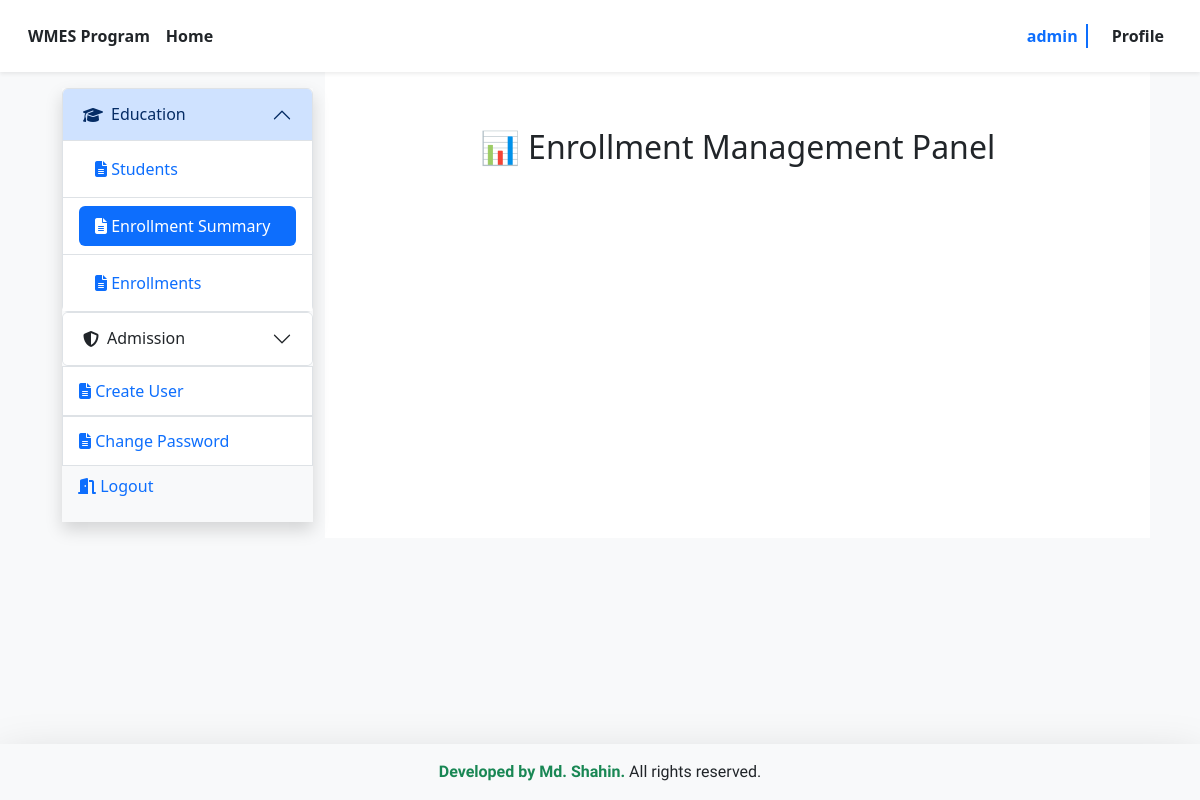
The app's page /edu/enrollment_summary/ (signed in), older data.
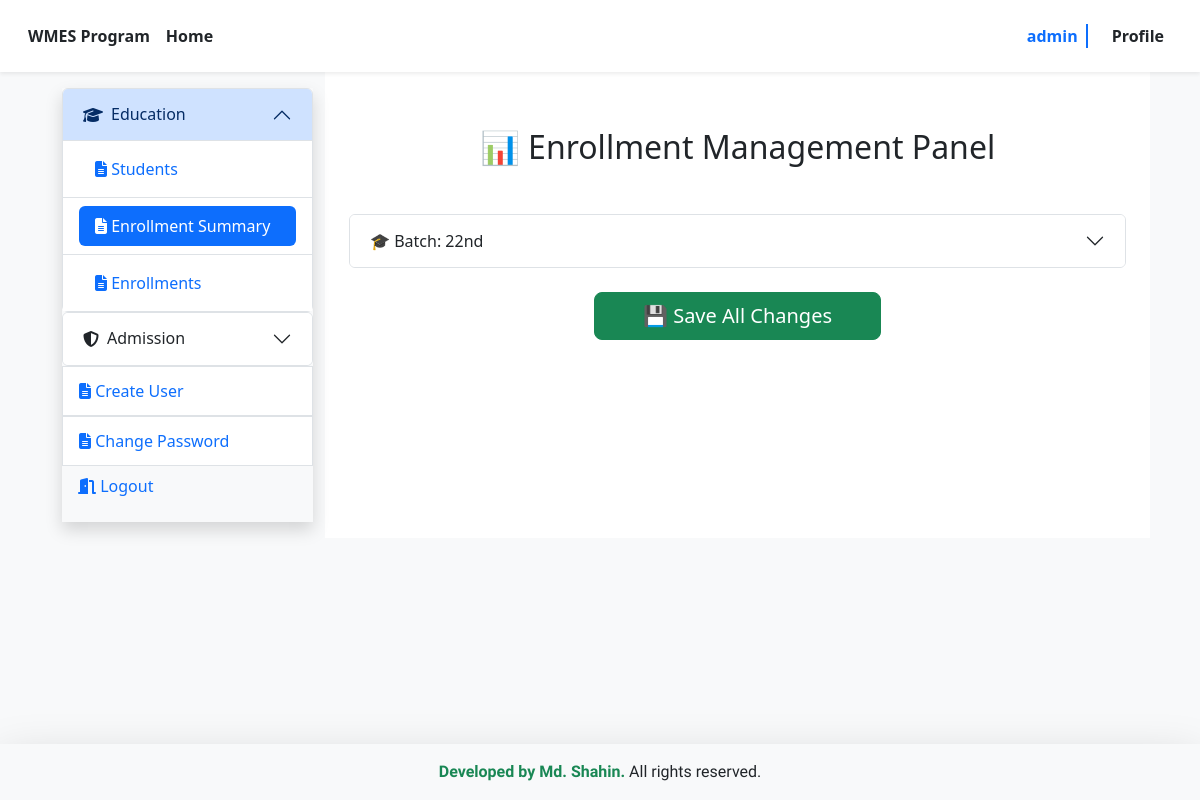
The same page, newer data.
### accounts/models.py (models this page shows, shortened)
class UserRegistration(AbstractBaseUser, PermissionsMixin):  # ✅ PermissionsMixin যোগ করা হয়েছে যাতে করে এডমিন প্যানেল থেকে গ্রুপ পারমিশন দিতে পারি।
    TEACHER = 'teacher'
    MANAGER = 'manager'
    STUDENT = 'student'
    ACCOUNTANT = 'accountant'
    APPLICANT = 'applicant'
    ROLE_CHOICES = [
        (TEACHER, 'Teacher'),
        (MANAGER, 'Manager'),
        (STUDENT, 'Student'),
        (ACCOUNTANT, 'Accountant'),
        (APPLICANT, 'Applicant'),
    ]
    role = models.CharField(max_length=40, choices=ROLE_CHOICES,)
    full_name = models.CharField(max_length=70, blank=False, null=False)
    username = models.CharField(max_length=10, blank=False, null=False, unique=True,)
    email = models.EmailField(unique=True, blank=False, null=False)
    mobile_number = models.CharField(max_length=15, unique=True, blank=False, null=False, default='mobile')
    intake = models.ForeignKey('admission.Intake', on_delete=models.SET_NULL, null=True, blank=True)
    roll_number = models.CharField(max_length=20, blank=True, null=True, unique=True)
    position_no = models.IntegerField(blank=True, null=True)
    is_email_verified = models.BooleanField(default=False)
    is_active = models.BooleanField(default=True)
    is_staff = models.BooleanField(default=False)
    is_superuser = models.BooleanField(default=False)
    created_at = models.DateTimeField(default=timezone.now)
    updated_at = models.DateTimeField(auto_now=True)
    USERNAME_FIELD = 'email'
    REQUIRED_FIELDS = ['username']
    objects = AccountManager()
    def __str__(self):
        return self.full_name

### education/models.py (models this page shows)
class Batch(models.Model):
    batch_name = models.CharField(max_length=50, unique=True, blank=False, null=False)
    intake = models.CharField(max_length=30, unique=True, blank=False, null=False,)
    position_no = models.IntegerField(blank=True, null=True)
    created = models.DateTimeField(auto_now_add=True)
    class Meta:
        ordering = ['position_no']
    def __str__(self):
        return self.batch_name

### education/views.py (the view)
# urls.py: path('enrollment_summary/', enrollment_summary, name='enrollment_summary'),
def enrollment_summary(request):
    if not hasattr(request.user, 'role') or request.user.role != UserRegistration.MANAGER:
        messages.warning(request, "⛔ You are not authorized to access this page.")
        return redirect('home')
    enrollments = Enrollment.objects.select_related('batch', 'semester', 'section', 'course') \
        .prefetch_related('students', 'teachers') \
        .order_by('batch__id', 'semester__id', 'section__id', 'course__position_no')
    grouped_data = {}
    for enrollment in enrollments:
        batch_id = enrollment.batch.id
        semester_id = enrollment.semester.id
        section_id = enrollment.section.id if enrollment.section else 'no_section'
        if batch_id not in grouped_data:
            grouped_data[batch_id] = {
                'batch': enrollment.batch,
                'semesters': {}
            }
        if semester_id not in grouped_data[batch_id]['semesters']:
            grouped_data[batch_id]['semesters'][semester_id] = {
                'semester': enrollment.semester,
                'sections': {}
            }
        if section_id not in grouped_data[batch_id]['semesters'][semester_id]['sections']:
            grouped_data[batch_id]['semesters'][semester_id]['sections'][section_id] = {
                'section': enrollment.section,
                'entries': []
            }
        grouped_data[batch_id]['semesters'][semester_id]['sections'][section_id]['entries'].append(enrollment)
    EnrollmentFormSet = modelformset_factory(Enrollment, form=EnrollmentEditForm, extra=0)
    if request.method == 'POST':
        formset = EnrollmentFormSet(request.POST, queryset=enrollments)
        if formset.is_valid():
            formset.save()
            messages.success(request, "✅ Enrollment data updated successfully.")
            return redirect('enrollment_summary')
        else:
            messages.error(request, "⚠️ কিছু তথ্য ডুপ্লিকেট বা ভুল রয়েছে। দয়া করে সঠিক করে আবার চেষ্টা করুন।")
    else:
        formset = EnrollmentFormSet(queryset=enrollments)
    context = {
        'grouped_data': grouped_data,
        'formset': formset,
    }
    return render(request, 'education/enrollment_summary.html', context)

### education/models.py (called while the page is built)
    def __str__(self):
        return self.semester_name

    def __str__(self):
        return f"Section {self.section_name}"

    def __str__(self):
        return self.course_code

### templates/education/enrollment_summary.html (shortened to what this page needs)
{% extends 'accounts/manager_dashboard.html' %}
{% block manager_dashboard %}
<div class="container my-5">
    <h2 class="text-center mb-5">📊 Enrollment Management Panel</h2>
    <form method="post" novalidate>
        <div class="accordion" id="enrollmentAccordion">
            {% for batch_key, batch_group in grouped_data.items %}
                <div class="accordion-item mb-3">
                    <h2 class="accordion-header" id="headingBatch{{ forloop.counter }}">
                        <button class="accordion-button collapsed" type="button" data-bs-toggle="collapse" data-bs-target="#collapseBatch{{ forloop.counter }}" aria-expanded="false">
                            🎓 Batch: {{ batch_group.batch.batch_name }}
                        </button>
                    </h2>
                </div>
            {% endfor %}
        </div>
        {% if grouped_data %}
        <div class="text-center mt-4">
            <button type="submit" class="btn btn-success btn-lg px-5">💾 Save All Changes</button>
        </div>
        {% endif %}
    </form>
</div>
{% endblock %}

### templates/accounts/manager_dashboard.html (shortened to what this page needs)
{% extends 'authorized_base.html' %}
{% load static %}
{% block content %}
<section class="container-fluid">
  <div class="row">
    <div class="col-12 col-sm-11 col-md-11 col-lg-12 col-xl-11 col-xxl-10 mx-auto">
      <div class="row">
                  <div class="col-10 col-sm-10 col-md-10 col-lg-3 col-xl-3 mx-auto my-3 my-sm-3 my-md-3 ">
<div class="d-flex flex-column pb-3 bg-light shadow position-sticky" style="top: 90px; ">
    <ul class="nav nav-pills flex-column mb-auto">
<div class="accordion" id="educationAccordion">
  <div class="accordion-item">
    <h2 class="accordion-header" id="educationHeadingOne">
      <button class="accordion-button {% if request.resolver_match.url_name in 'enrolled_student_list enrollment_summary student_enroll' %}{% else %}collapsed{% endif %}"
              type="button"
              data-bs-toggle="collapse"
              data-bs-target="#educationCollapseOne"
              aria-expanded="{% if request.resolver_match.url_name in 'enrolled_student_list enrollment_summary student_enroll' %}true{% else %}false{% endif %}"
              aria-controls="educationCollapseOne">
        <i class="fa fa-graduation-cap me-2"></i> Education
      </button>
    </h2>
    <div id="educationCollapseOne"
         class="accordion-collapse collapse {% if request.resolver_match.url_name in 'enrolled_student_list enrollment_summary student_enroll' %}show{% endif %}"
         data-bs-parent="#educationAccordion">
      <div class="accordion-body p-0">
        <ul class="list-group list-group-flush">
          <li class="list-group-item">
            <a href="{% url 'enrolled_student_list' %}" class="nav-link {% if request.resolver_match.url_name == 'enrolled_student_list' %}active{% endif %}">
              <i class="fas fa-file-alt"></i> Students
            </a>
          </li>
          <li class="list-group-item">
            <a href="{% url 'enrollment_summary' %}" class="nav-link {% if request.resolver_match.url_name == 'enrollment_summary' %}active{% endif %}">
              <i class="fas fa-file-alt"></i> Enrollment Summary</a>
          </li>
          <li class="list-group-item">
            <a href="{% url 'student_enroll' %}" class="nav-link {% if request.resolver_match.url_name == 'student_enroll' %}active{% endif %}">
              <i class="fas fa-file-alt"></i> Enrollments
            </a>
          </li>
        </ul>
      </div>
    </div>
  </div>
</div>
<div class="accordion" id="admissionAccordion">
  <div class="accordion-item">
    <h2 class="accordion-header" id="headingOne">
      <button class="accordion-button {% if request.resolver_match.url_name in 'applicant_status applicant_list send_message_to_applicants send_email_to_applicants written_attendance_pdf viva_attendance_pdf result_prepare' %}{% else %}collapsed{% endif %}"
              type="button"
              data-bs-toggle="collapse"
              data-bs-target="#collapseTwo"
              aria-expanded="{% if request.resolver_match.url_name in 'applicant_status applicant_list send_message_to_applicants send_email_to_applicants written_attendance_pdf viva_attendance_pdf result_prepare' %}true{% else %}false{% endif %}"
              aria-controls="collapseTwo">
<i class="fas fa-shield-alt me-2"></i> Admission
      </button>
    </h2>
  </div>
</div>
      <li class="nav-item bg-white py-1 border border-1">
        <a href="{% url 'coustom_user_registration' %}" class="nav-link {% if request.resolver_match.url_name == 'coustom_user_registration' %}active{% endif %}">
          <i class="fas fa-file-alt"></i> Create User
        </a>
      </li>
      <li class="nav-item bg-white border border-1 py-1">
        <a href="{% url 'change_password' %}" class="nav-link {% if request.resolver_match.url_name == 'change_password' %}active{% endif %}">
          <i class="fas fa-file-alt"></i> Change Password
        </a>
      </li>
      <li class="nav-item">
        <a class="nav-link" href="" onclick="confirmLogout(event)" >
            <i class="fas fa-door-open"></i> Logout
          </a>
      </li>
        </ul>
  </div>
                  </div>
                  <div class="col-12 col-sm-12  col-md-12 col-lg-9 col-xl-9 bg-white  flex-fill pt-2 pb-5 " >
                    {% block manager_dashboard %}{% endblock %}
                  </div>
      </div>
    </div>
  </div>
</section>
{% endblock content %}

### templates/authorized_base.html (shortened to what this page needs)
{% load static %}
<!DOCTYPE html>
<html lang="en">
  <head>
    <link rel="stylesheet" href="{% static 'css/all.min.css' %}" />
    <link rel="stylesheet" href="{% static 'css/fontawesome.min.css' %}" />
    <link rel="stylesheet" href="{% static 'css/bootstrap.min.css' %}" />
    <link rel="stylesheet" href="{% static 'css/owl.carousel.min.css' %}" />
<link rel="stylesheet" href="{% static 'css/style.css' %}">
  </head>
  <body class="d-flex bg-light  flex-column min-vh-100">
 {% include 'components/authorized_navbar.html' %}
<div class="flex-fill">
  {% block content %}{% endblock %}
</div>
    {% include 'components/footer.html' %}
  </body>
</html>

### templates/components/authorized_navbar.html
<section class="applicant_navbar sticky-top shadow-sm bg-white py-2">
  <nav class="navbar navbar-expand-lg">
    <div class="container-fluid d-flex justify-content-between align-items-center">
      <div class="d-flex align-items-center ms-3 gap-3">
        <span class="fw-bold text-dark d-none d-xl-inline">WMES Program</span>
        <a class="nav-link fw-bold text-dark" href="{% url 'home' %}">Home</a>
      </div>
      <ul class="navbar-nav d-flex flex-row align-items-center gap-3 me-3 mb-0">
        {% if request.user.is_authenticated %}
          <li class="nav-item d-flex align-items-center gap-2">
            <span class="fw-bold text-primary">{{ request.user.username }}</span>
            <span style="border-right: 2px solid #0d6efd; height: 24px;"></span>
          </li>
          <li class="nav-item">
            {% if request.user.role == 'applicant' %}
              <a class="nav-link fw-bold text-dark" href="{% url 'applicant_dashboard' %}">Profile</a>
            {% elif request.user.role == 'teacher' %}
              <a class="nav-link fw-bold text-dark" href="{% url 'teacher_dashboard' %}">Profile</a>
            {% elif request.user.role == 'student' %}
              <a class="nav-link fw-bold text-dark" href="{% url 'student_dashboard' %}">Profile</a>
            {% elif request.user.role == 'manager' %}
              <a class="nav-link fw-bold text-dark" href="{% url 'manager_dashboard' %}">Profile</a>
            {% else %}
              <a class="nav-link fw-bold text-dark" href="#">Profile</a>
            {% endif %}
          </li>
        {% else %}
          <li class="nav-item">
            <a class="nav-link fw-bold text-dark" href="{% url 'login' %}">Login</a>
          </li>
        {% endif %}
      </ul>
    </div>
  </nav>
</section>

### templates/components/footer.html
   <footer class="footer-area  shadow-lg noPrint bg-light mt-auto">
    <div class="footer-bottom text-center bg-light">
      <div class="container">
        <div class="row justify-content-center">
          <div class="col-10 pt-3">
  <p style="font-family: 'Great Vibes', cursive;"><span class="fw-bold text-success">Developed by Md. Shahin.</span> All rights reserved.</p>
          </div>
        </div>
      </div>
    </div>
  </footer>

Row changes from the older to the newer data that the page shows:
added Batch: batch.batch_name "22nd"
Text that changed along with them:
text now shown: "💾 Save All Changes"
